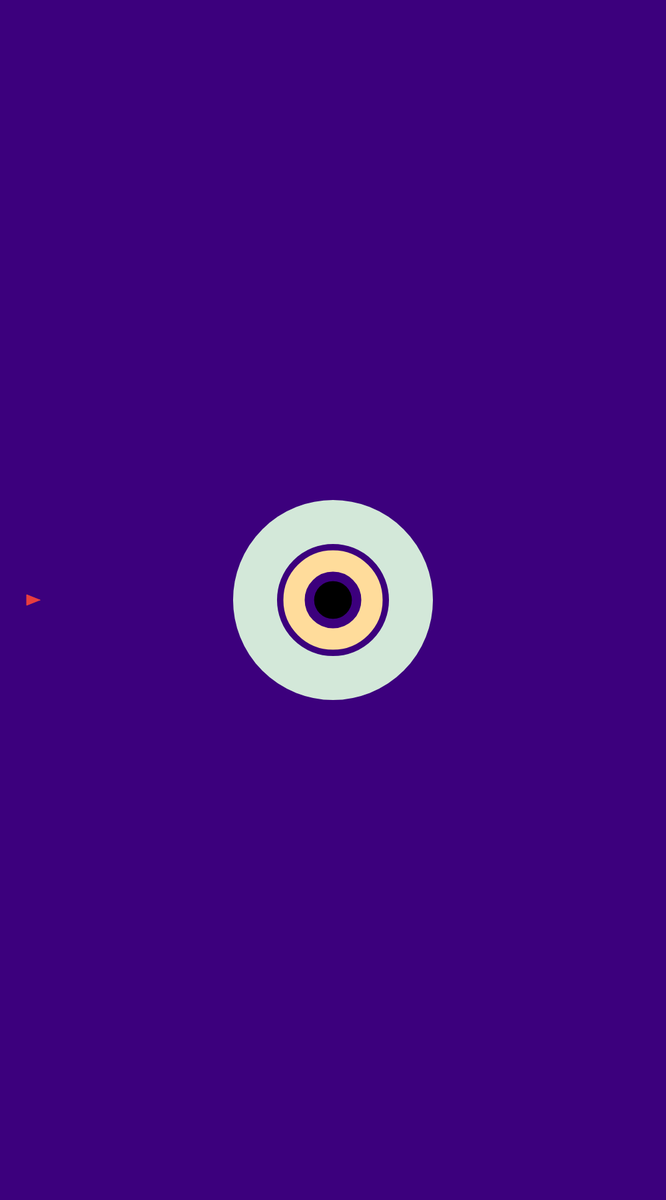
Frame 1 (no input)
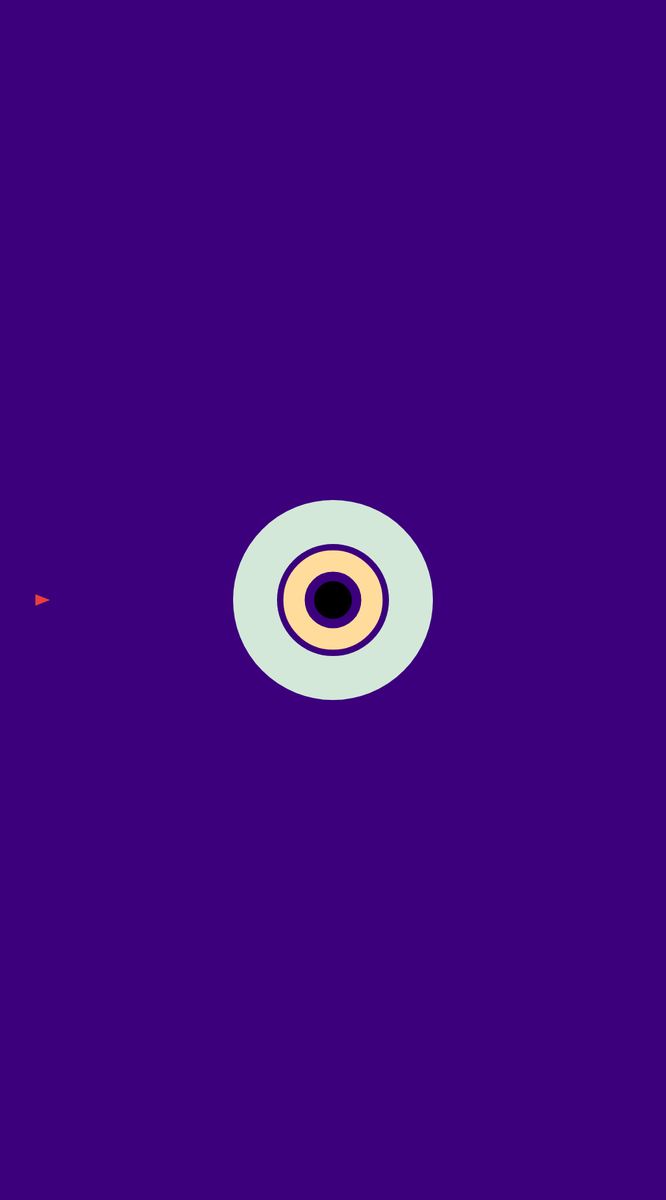
Frame 60 (no input)
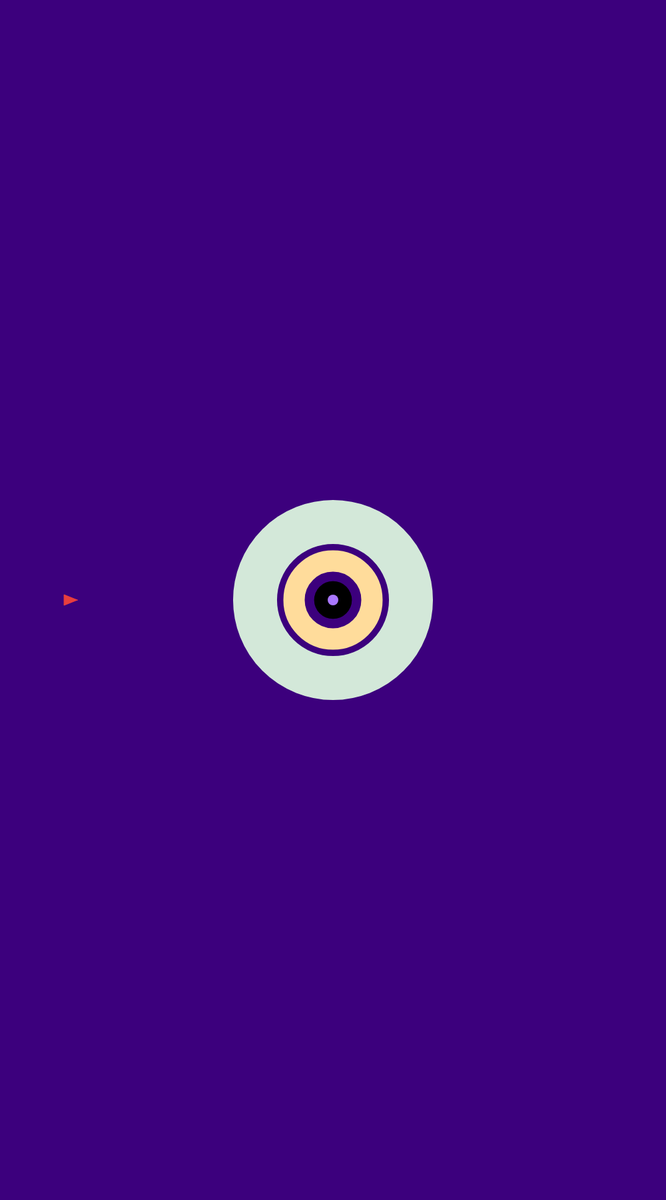
Frame 120 (the mouse pressed at the canvas centre since frame 60)

The p5.js sketch that drew these frames (run headless with seeded random() and noise() and a simulated clock; from frame 60 on, the mouse is pressed at the canvas centre):

// p5.js sketch
// ── sketch.js
const c = 42,
  G = 5,
  dt = 0.1,
  particles = [];
let blackhole;
let photons = [];
let spaceship;

let massSlider;
let startButton;
let pauseButton;
let resetButton;

function setup() {
  createCanvas(1000, 1800);

  const controlsDiv = createDiv("");
  controlsDiv.class("controls");
  massSlider = createSlider(1000, 10000, 5000);

  startButton = createButton("Start");
  pauseButton = createButton("Pause");
  resetButton = createButton("Reset");

  controlsDiv.child(createP("Adjust the mass of the black hole: "));
  controlsDiv.child(massSlider);
  controlsDiv.child(createP(""));
  controlsDiv.child(startButton);
  controlsDiv.child(pauseButton);
  controlsDiv.child(resetButton);

  // Event listeners for simulation controls
  startButton.mousePressed(() => loop());
  pauseButton.mousePressed(() => noLoop());
  resetButton.mousePressed(() => {
    photons = [];
    spaceship = new Spaceship(500, 150, c);
    loop();
  });

  spaceship = new Spaceship(500, 150, c);

  const legendDiv = createDiv("");
  legendDiv.class("legend");
  legendDiv.child(createP("Legend:"));

  const yelloDiv = createDiv("");
  yelloDiv.class("yello");
  yelloDiv.child(createP("Event horizon"));

  const greyDiv = createDiv("");
  greyDiv.class("grey");
  greyDiv.child(createP("Accretion disk"));

  const photonDiv = createDiv("");
  photonDiv.class("photon");
  photonDiv.child(createP("Photons"));
}

function draw() {
  background(60, 0, 125);

  blackhole = new Blackhole(width / 2, height / 2, massSlider.value());
  blackhole.show();

  if (mouseIsPressed) {
    const photon = new Photon(mouseX, mouseY, c); // Create photon
    photons.push(photon); // Push in photon array
  }

  for (let i = photons.length - 1; i >= 0; i--) {
    const photon = photons[i];
    blackhole.pull(photons[i]);
    photon.update();
    photon.show();

    // Remove photons that have moved off-screen or stopped
    if (
      photon.stopped ||
      photon.pos.x > width ||
      photon.pos.y > height ||
      photon.pos.x < 0 ||
      photon.pos.y < 0
    ) {
      photons.splice(i, 1);
    }
  }

  spaceship.boosting(false);
  if (keyIsDown(RIGHT_ARROW)) {
    spaceship.setRotation(0.1);
  }
  if (keyIsDown(LEFT_ARROW)) {
    spaceship.setRotation(-0.1);
  }
  if (keyIsDown(UP_ARROW)) {
    spaceship.boosting(true);
  }
  if (keyIsDown(DOWN_ARROW)) {
    spaceship.boosting(false);
  }

  spaceship.turn();
  spaceship.rotation = 0;
  spaceship.update();
  spaceship.render();
  spaceship.edges();
}

// ── blackhole.js
class Blackhole {
  constructor(x, y, m) {
    this.pos = createVector(x, y);
    this.mass = m;
    this.rs = (2 * G * this.mass) / (c * c);
  }

  pull(photon) {
    const force = p5.Vector.sub(this.pos, photon.pos);
    let r = force.mag();
    let fg = (G * this.mass) / (r * r);
    force.setMag(fg);
    photon.vel.add(force);
    photon.vel.setMag(c);

    if (r < this.rs) {
      photon.stop();
    }
  }

  show() {
    ellipseMode(RADIUS);
    fill(0);
    noStroke();
    ellipse(this.pos.x, this.pos.y, this.rs);

    noFill();
    stroke(211, 232, 217);
    strokeWeight(66);
    ellipse(this.pos.x, this.pos.y, this.rs * 3 + 32);
    stroke(255, 220, 155);
    strokeWeight(32);

    ellipse(this.pos.x, this.pos.y, this.rs * 1.5 + 16);
  }

}

// ── photon.js
class Photon {
  constructor(x, y) {
    this.pos = createVector(x, y);
    this.vel = createVector(-c, 0);
    this.history = [];
    this.stopped = false;
    this.theta = 0;
  }

  stop() {
    this.stopped = true;
  }

  update() {
    if (!this.stopped) {
      this.history.push(this.pos.copy());
      const deltaV = this.vel.copy();
      deltaV.mult(dt);
      this.pos.add(deltaV);
    }

    // Smooth the trajectory by interpolating between points
    for (let i = this.history.length - 1; i >= 0; i--) {
      const pos = this.history[i];
      stroke(170, 120, 255, i * 0.5);
      point(pos.x, pos.y);
    }

    if (this.history.length > 500) {
      this.history.splice(0, 1);
    }
  }

  show() {
    strokeWeight(Math.floor(Math.random() * 25));
    stroke(170, 120, 255);
    point(this.pos.x, this.pos.y);
  }
}

// ── spaceship.js
class Spaceship {
  constructor(x, y, speed) {
    this.position = createVector(50, height / 2);
    this.vel = createVector(0, 0);
    this.acc = createVector(0, 0);
    this.speed = speed;
    this.angle = 70;
    this.isboosting = false;
    this.r = 10;
    this.heading = 0;
    this.rotation = 0;
    this.mass = 0.06;
    this.isDead = false;
    this.color = color(233, 62, 62);
    this.maxDistEffect = 200; // Where you want the effect to start
    this.maxForce = 2; // The power of the effect
    this.dampening = 0.1; // The dampening effect
    this.blackHolePos = createVector(width / 2, height / 2);
  }

  boosting(b) {
    this.isboosting = b;
  }

  update() {
    if (!this.isDead) {
      if (this.isboosting) {
        this.boost();
      }
      // Calculate gravitational pull from the black hole
      const force = p5.Vector.sub(blackhole.pos, this.position);
      const r = force.mag();
      const fg = (G * this.mass * blackhole.mass) / (r * r);
      force.normalize();
      force.mult(fg);
      // Update velocity and position based on gravitational pull
      this.acc.add(force);
      this.vel.add(this.acc);
      this.vel.limit(this.speed);
      this.position.add(this.vel);
      // Check if the spaceship is inside the event horizon
      if (r <= blackhole.rs + 5) {
        this.isDead = true;
      }
      this.acc.mult(0);
    }
  }

  boost() {
    var force = createVector(
      Vector.fromAngle(this.heading).x,
      Vector.fromAngle(this.heading).y,
      0
    );
    force.mult(0.15);
    this.vel.add(force);
  }

  render() {
    push();
    stroke(this.color);
    strokeWeight(1);
    translate(this.position.x, this.position.y);
    rotate(this.heading);
    fill(this.color);
    beginShape();
    vertex(this.r, 0);
    vertex(-this.r, -this.r + 2);
    vertex(-this.r, this.r - 2);
    if (this.isboosting) {
      line(0, 0, -this.r * 2, 0);
    }
    endShape(CLOSE);
    pop();
  }

  edges() {
    if (this.position.x > width + this.r) {
      this.position.x = -this.r;
    } else if (this.position.x < -this.r) {
      this.position.x = width + this.r;
    }

    if (this.position.y > height + this.r) {
      this.position.y = 0;
    } else if (this.position.y < -this.r) {
      this.position.y = height + this.r;
    }
  }

  setRotation(a) {
    this.rotation = a;
  }

  turn() {
    this.heading += this.rotation;
  }
}

// ── vector.js
/**
 * Vector.js v1.0.0
 * @author Anurag Hazra
 * @borrows p5.Vector
 * @param {number} x 
 * @param {number} y 
 */
function Vector(x, y) {
    this.x = x || 0;
    this.y = y || 0;
  }
  
  // Static Functions
  Vector.dist = function (v1, v2) {
    return v1.dist(v2);
  }
  Vector.distSq = function (v1, v2) {
    return v1.distSq(v2);
  }
  Vector.sub = function (v1, v2) {
    return new Vector(v1.x - v2.x, v1.y - v2.y);
  };
  Vector.add = function (v1, v2) {
    return new Vector(v1.x + v2.x, v1.y + v2.y);
  };
  Vector.fromAngle = function (angle) {
    let v = new Vector(0, 0);
    v.x = Math.cos(angle);
    v.y = Math.sin(angle);
    return v;
  }
  Vector.random2D = function (v) {
    return Vector.fromAngle(Math.random() * Math.PI * 180);
  }
  
  Vector.prototype = {
    add: function (x, y) {
      if (arguments.length === 1) {
        this.x += x.x;
        this.y += x.y;
      } else if (arguments.length === 2) {
        this.x += x;
        this.y += y;
      }
      return this;
    },
    sub: function (x, y) {
      if (arguments.length === 1) {
        this.x -= x.x;
        this.y -= x.y;
      } else if (arguments.length === 2) {
        this.x -= x;
        this.y -= y;
      }
      return this;
    },
    mult: function (v) {
      if (typeof v === 'number') {
        this.x *= v;
        this.y *= v;
      } else {
        this.x *= v.x;
        this.y *= v.y;
      }
      return this;
    },
    div: function (v) {
      if (typeof v === 'number') {
        this.x /= v;
        this.y /= v;
      } else {
        this.x /= v.x;
        this.y /= v.y;
      }
      return this;
    },
    setAngle: function(angle) {
          var len = this.mag();
          this.x = Math.cos(angle) * len;
          this.y = Math.sin(angle) * len;
      },
    mag: function () {
      return Math.sqrt(this.x * this.x + this.y * this.y);
    },
    magSq: function () {
      return (this.x * this.x + this.y * this.y);
    },
    setXY : function (x, y) {
      this.x = x;
      this.y = y;
      return this;
    },
    setMag: function (value) {
      this.normalize();
      this.mult(value);
      return this;
    },
    normalize: function () {
      let m = this.mag();
      if (m > 0) {
        this.div(m);
      }
      return this;
    },
    limit: function (max) {
      if (this.mag() > max) {
        this.normalize();
        this.mult(max);
      }
      return this;
    },
    heading: function () {
      return (-Math.atan2(-this.y, this.x));
    },
    dist: function (v) {
      let dx = this.x - v.x;
      let dy = this.y - v.y;
      return Math.sqrt(dx * dx + dy * dy);
    },
    distSq: function (v) {
      let dx = this.x - v.x;
      let dy = this.y - v.y;
      return (dx * dx + dy * dy);
    },
    copy: function () {
      return new Vector(this.x, this.y);
    },
    negative: function () {
      this.x = -this.x;
      this.y = -this.y;
      return this;
    },
    array: function () {
      return [this.x, this.y];
    },
    toString: function () {
      return "[" + this.x + ", " + this.y + ", " + this.z + "]";
    },
    project : function (v) {
      var coeff = ((this.x * v.x) + (this.y * v.y)) / ((v.x * v.x) + (v.y * v.y));
      this.x = coeff * v.x;
      this.y = coeff * v.y;
      return this;
    },
    rotate : function (a) {
      var b = this.heading() + a;
      var c = this.mag();
      this.x = Math.cos(b) * c;
      this.y = Math.sin(b) * c;
    }
  }
